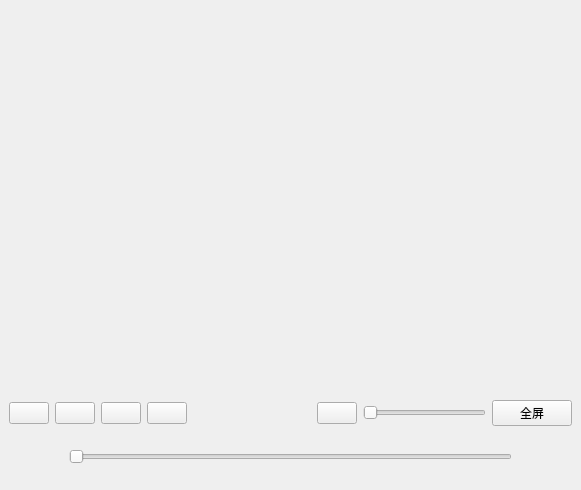
<?xml version="1.0" encoding="UTF-8"?>
<ui version="4.0">
 <class>myMainWindow</class>
 <widget class="QMainWindow" name="myMainWindow">
  <property name="geometry">
   <rect>
    <x>0</x>
    <y>0</y>
    <width>581</width>
    <height>490</height>
   </rect>
  </property>
  <property name="windowTitle">
   <string>myMainWindow</string>
  </property>
  <widget class="QWidget" name="centralwidget">
   <layout class="QVBoxLayout" name="verticalLayout">
    <item>
     <widget class="QmyVideoWidget" name="videoWidegt" native="true">
      <property name="minimumSize">
       <size>
        <width>563</width>
        <height>385</height>
       </size>
      </property>
     </widget>
    </item>
    <item>
     <layout class="QHBoxLayout" name="horizontalLayout">
      <item>
       <widget class="QPushButton" name="btnAdd">
        <property name="text">
         <string/>
        </property>
        <property name="icon">
         <iconset resource="image.qrc">
          <normaloff>:/img/image/open.jfif</normaloff>:/img/image/open.jfif</iconset>
        </property>
        <property name="iconSize">
         <size>
          <width>35</width>
          <height>35</height>
         </size>
        </property>
       </widget>
      </item>
      <item>
       <widget class="QPushButton" name="btnPlay">
        <property name="text">
         <string/>
        </property>
        <property name="icon">
         <iconset resource="image.qrc">
          <normaloff>:/img/image/bofang.jfif</normaloff>:/img/image/bofang.jfif</iconset>
        </property>
        <property name="iconSize">
         <size>
          <width>40</width>
          <height>40</height>
         </size>
        </property>
       </widget>
      </item>
      <item>
       <widget class="QPushButton" name="btnPause">
        <property name="text">
         <string/>
        </property>
        <property name="icon">
         <iconset resource="image.qrc">
          <normaloff>:/img/image/zanting.jfif</normaloff>:/img/image/zanting.jfif</iconset>
        </property>
        <property name="iconSize">
         <size>
          <width>50</width>
          <height>50</height>
         </size>
        </property>
       </widget>
      </item>
      <item>
       <widget class="QPushButton" name="btnStop">
        <property name="text">
         <string/>
        </property>
        <property name="icon">
         <iconset resource="image.qrc">
          <normaloff>:/img/image/tingzhi.jpg!ys</normaloff>:/img/image/tingzhi.jpg!ys</iconset>
        </property>
        <property name="iconSize">
         <size>
          <width>40</width>
          <height>40</height>
         </size>
        </property>
       </widget>
      </item>
      <item>
       <spacer name="horizontalSpacer">
        <property name="orientation">
         <enum>Qt::Horizontal</enum>
        </property>
        <property name="sizeHint" stdset="0">
         <size>
          <width>96</width>
          <height>20</height>
         </size>
        </property>
       </spacer>
      </item>
      <item>
       <widget class="QPushButton" name="btnSound">
        <property name="text">
         <string/>
        </property>
       </widget>
      </item>
      <item>
       <widget class="QSlider" name="horizontalSlider">
        <property name="orientation">
         <enum>Qt::Horizontal</enum>
        </property>
       </widget>
      </item>
      <item>
       <widget class="QPushButton" name="btnFullScreen">
        <property name="text">
         <string>全屏</string>
        </property>
       </widget>
      </item>
     </layout>
    </item>
    <item>
     <layout class="QHBoxLayout" name="horizontalLayout_2">
      <item>
       <widget class="QLabel" name="labCurMedia">
        <property name="minimumSize">
         <size>
          <width>54</width>
          <height>0</height>
         </size>
        </property>
        <property name="text">
         <string/>
        </property>
       </widget>
      </item>
      <item>
       <widget class="QSlider" name="sliderPosition">
        <property name="orientation">
         <enum>Qt::Horizontal</enum>
        </property>
       </widget>
      </item>
      <item>
       <widget class="QLabel" name="labRatio">
        <property name="minimumSize">
         <size>
          <width>54</width>
          <height>0</height>
         </size>
        </property>
        <property name="text">
         <string/>
        </property>
       </widget>
      </item>
     </layout>
    </item>
   </layout>
  </widget>
 </widget>
 <customwidgets>
  <customwidget>
   <class>QmyVideoWidget</class>
   <extends>QWidget</extends>
   <header>QmyVideoWidget.h</header>
   <container>1</container>
  </customwidget>
 </customwidgets>
 <resources>
  <include location="image.qrc"/>
 </resources>
 <connections/>
</ui>
